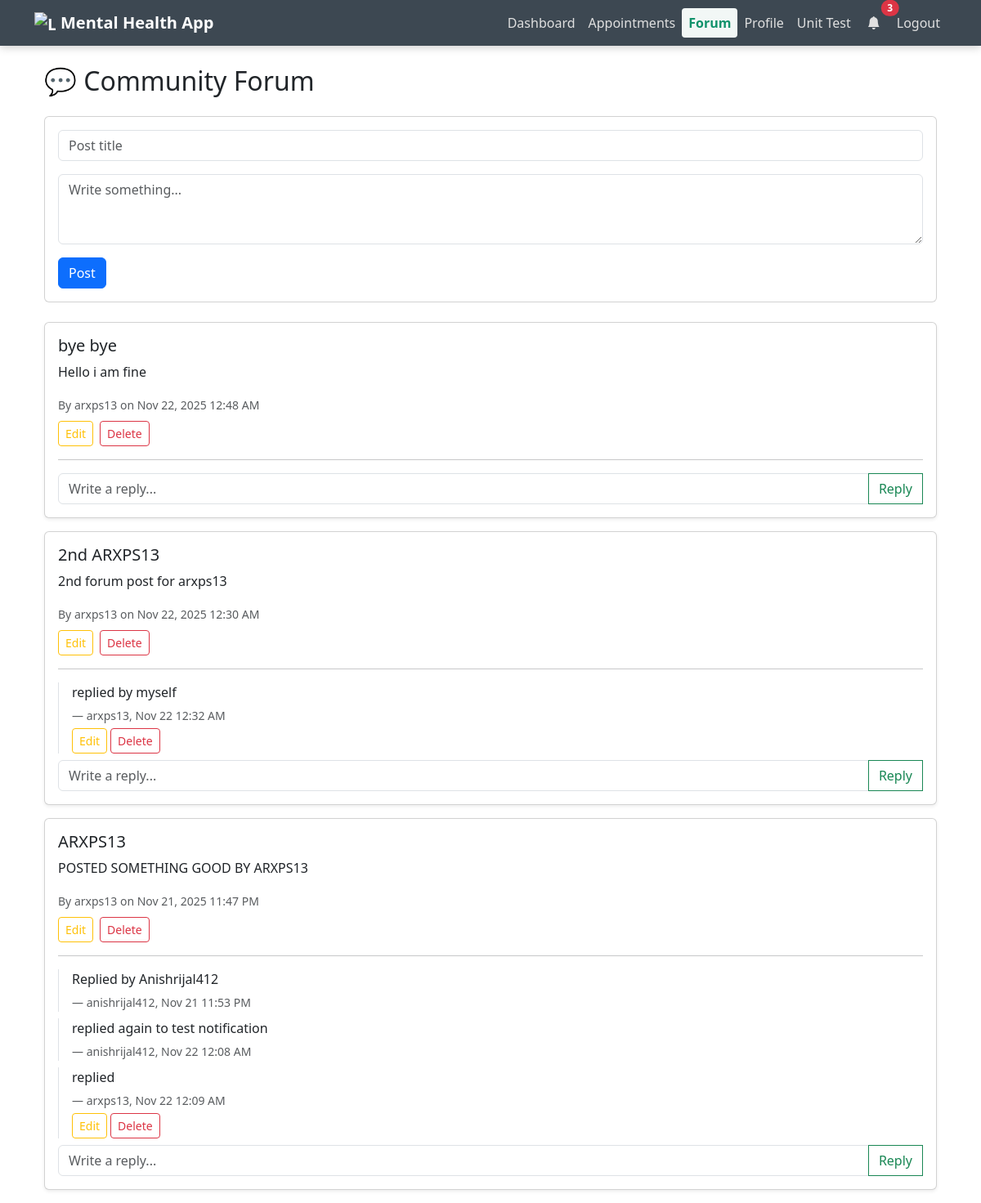
The page /forum (signed in) on the database its author committed.
### models/forum.py (models this page shows)
class ForumPost(db.Model):
    __tablename__ = 'forum_posts'
    id = db.Column(db.Integer, primary_key=True)
    user_id = db.Column(db.Integer, db.ForeignKey('user.id'), nullable=False)
    title = db.Column(db.String(200), nullable=False)
    content = db.Column(db.Text, nullable=False)
    created_at = db.Column(db.DateTime, default=datetime.utcnow)
    user = db.relationship('User', backref=db.backref('forum_posts', lazy=True))
    replies = db.relationship('ForumReply', backref='post', cascade='all, delete-orphan')

class ForumReply(db.Model):
    __tablename__ = 'forum_replies'
    id = db.Column(db.Integer, primary_key=True)
    post_id = db.Column(db.Integer, db.ForeignKey('forum_posts.id'), nullable=False)
    user_id = db.Column(db.Integer, db.ForeignKey('user.id'), nullable=False)
    content = db.Column(db.Text, nullable=False)
    created_at = db.Column(db.DateTime, default=datetime.utcnow)
    user = db.relationship('User', backref=db.backref('forum_replies', lazy=True))

### models/user.py (models this page shows)
class User(db.Model, UserMixin):
    id = db.Column(db.Integer, primary_key=True)
    username = db.Column(db.String(50), nullable=False, unique=True)
    email = db.Column(db.String(120), nullable=False, unique=True)
    password = db.Column(db.String(200), nullable=False)

### routes/forum.py (the view)
@forum.route('/forum')
@login_required
def forum_home():
    posts = ForumPost.query.order_by(ForumPost.created_at.desc()).all()
    return render_template('forum.html', posts=posts)

### models/user.py (called while the page is built)
@login_manager.user_loader
def load_user(user_id):
    return User.query.get(int(user_id))

### templates/forum.html (shortened to what this page needs)
{% extends "base.html" %}
{% block content %}
<div class="container mt-4">
  <h2 class="mb-4">💬 Community Forum</h2>
  <div class="card mb-4">
    <div class="card-body">
      <form method="POST" action="{{ url_for('forum.new_post') }}">
        <div class="mb-3">
          <input type="text" name="title" class="form-control" placeholder="Post title" required>
        </div>
        <div class="mb-3">
          <textarea name="content" class="form-control" rows="3" placeholder="Write something..." required></textarea>
        </div>
        <div class="d-flex align-items-center gap-3">
          <button type="submit" class="btn btn-primary" id="new-post-submit">Post</button>
        </div>
      </form>
    </div>
  </div>
  {% for post in posts %}
  <div class="card mb-3 shadow-sm">
    <div class="card-body">
      <h5>{{ post.title }}</h5>
      <p>{{ post.content }}</p>
      <small class="text-muted">By {{ post.user.username }} on {{ post.created_at.strftime('%b %d, %Y %I:%M %p')
        }}</small>
        {% if current_user.is_authenticated and post.user_id == current_user.id %}
      <div class="mt-2 d-flex gap-2">
        <a class="btn btn-sm btn-outline-warning" href="{{ url_for('forum.edit_post', post_id=post.id) }}">Edit</a>
        <form method="POST" action="{{ url_for('forum.delete_post', post_id=post.id) }}" class="m-0">
          <button type="submit" class="btn btn-sm btn-outline-danger" onclick="return confirm('Delete this post and all replies?');">Delete</button>
        </form>
      </div>
      {% endif %}
      <hr>
      {% if post.replies %}
      {% for reply in post.replies %}
      <div class="border-start ps-3 mb-2">
        <p class="mb-1">{{ reply.content }}</p>
        <small class="text-muted">— {{ reply.user.username }}, {{ reply.created_at.strftime('%b %d %I:%M %p') }}</small>
         {% if current_user.is_authenticated and reply.user_id == current_user.id %}
        <div class="mt-1 d-flex gap-1">
          <a class="btn btn-sm btn-outline-warning" href="{{ url_for('forum.edit_reply', reply_id=reply.id) }}">Edit</a>
          <form method="POST" action="{{ url_for('forum.delete_reply', reply_id=reply.id) }}" class="m-0">
            <button type="submit" class="btn btn-sm btn-outline-danger" onclick="return confirm('Delete this reply?');">Delete</button>
          </form>
        </div>
        {% endif %}
      </div>
      {% endfor %}
      {% endif %}
      <form method="POST" action="{{ url_for('forum.reply_post', post_id=post.id) }}">
        <div class="input-group mt-2 align-items-center">
          <input type="text" name="content" class="form-control" placeholder="Write a reply..." required>
          <button class="btn btn-outline-success" type="submit">Reply</button>
        </div>
      </form>
    </div>
  </div>
  {% else %}
  <div class="alert alert-secondary">No posts yet. Be the first to start a conversation!</div>
  {% endfor %}
</div>
{% endblock %}

### rows shown on the page
ForumPost: title "bye bye", content "Hello i am fine", user.username "arxps13", created_at "Nov 22, 2025 12:48 AM"
ForumPost: title "2nd ARXPS13", content "2nd forum post for arxps13", user.username "arxps13", created_at "Nov 22, 2025 12:30 AM"
ForumReply: content "replied by myself", user.username "arxps13", created_at "Nov 22 12:32 AM"
ForumPost: title "ARXPS13", content "POSTED SOMETHING GOOD BY ARXPS13", user.username "arxps13", created_at "Nov 21, 2025 11:47 PM"
ForumReply: content "Replied by Anishrijal412", user.username "anishrijal412", created_at "Nov 21 11:53 PM"
ForumReply: content "replied again to test notification", user.username "anishrijal412", created_at "Nov 22 12:08 AM"
ForumReply: content "replied", user.username "arxps13", created_at "Nov 22 12:09 AM"

### other values the page prints
{{ notification_count }} "3"
